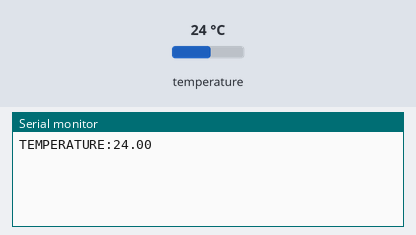
Bench run of a sketch on a simulated ESP32. Shown: the last lines printed to the serial monitor. Inputs (shaded band) come from the test bench; at power-on: temperature 24 °C.

Above: at 2.2 s.
2.3 s: temperature set to 12 °C
At 3.6 s:
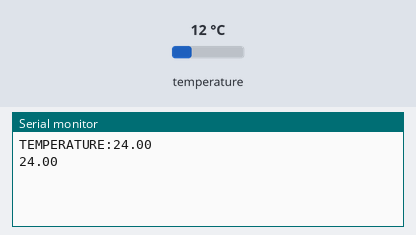
3.8 s: temperature set to 19 °C
At 4.8 s:
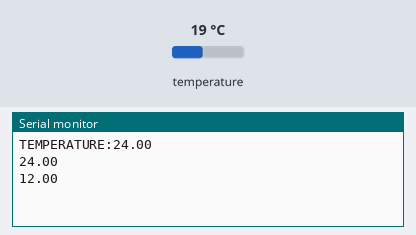
Timing chart, 0 to 6.8 s (numbered marks = the images above; inputs shaded):
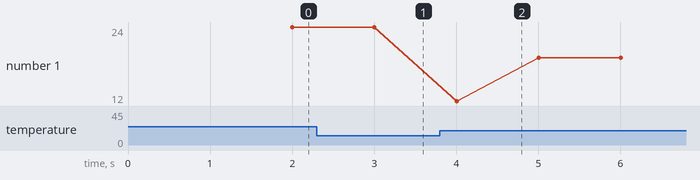

The sketch:

Puchakaya.ino
```cpp
#include <Adafruit_BMP280.h>
#define BMP280_I2C_ADDRESS  0x76
Adafruit_BMP280  bmp280;

void setup(void)
{ Serial.begin(9600);
  delay(1000);
  Wire.begin(4, 0);
  if( bmp280.begin(BMP280_I2C_ADDRESS) == 0 )
  {
  }


  Serial.print("TEMPERATURE:");
  }

void loop()
{

  float temp     = bmp280.readTemperature();
  delay(1000);
  if(temp < 0)
   {
    Serial.print(" ");}
  else
    Serial.print(temp);
    Serial.print("\n");
}
```

Measured:
- plotted number 1: 24 → 19 after the input at 3.8 s
